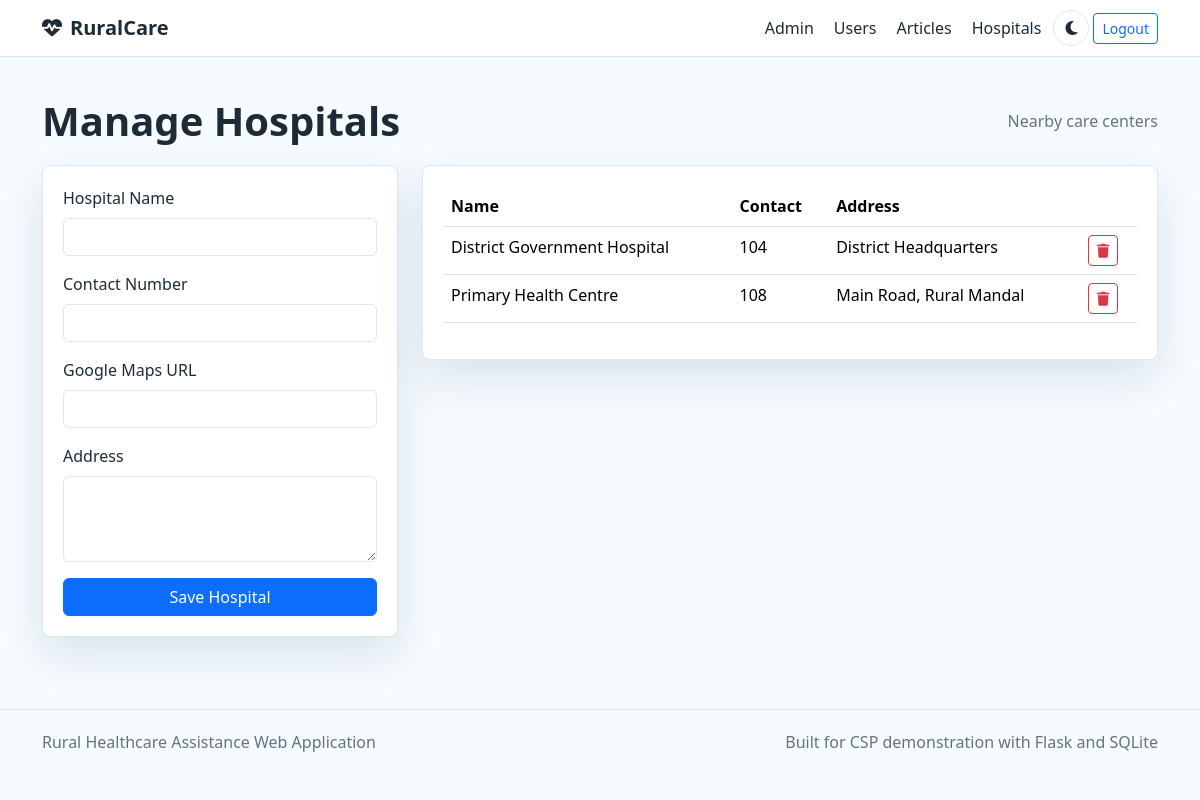
The app's page /admin/hospitals (signed in) with its own data.
### models.py (models this page shows)
class Hospital(db.Model):
    id = db.Column(db.Integer, primary_key=True)
    name = db.Column(db.String(160), nullable=False)
    address = db.Column(db.Text, nullable=False)
    contact_number = db.Column(db.String(20), nullable=False)
    map_url = db.Column(db.String(500))

### routes/admin.py (the view, shortened to what this page needs)
@admin_bp.route("/hospitals", methods=["GET", "POST"])
@admin_required
def hospitals():
    form = HospitalForm()
    hospitals = Hospital.query.order_by(Hospital.name.asc()).all()
    return render_template("admin_hospitals.html", form=form, hospitals=hospitals)

### forms.py
class HospitalForm(FlaskForm):
    name = StringField("Hospital Name", validators=[DataRequired(), Length(max=160)])
    address = TextAreaField("Address", validators=[DataRequired()])
    contact_number = StringField("Contact Number", validators=[DataRequired(), Length(max=20)])
    map_url = StringField("Google Maps URL", validators=[Optional(), Length(max=500)])
    submit = SubmitField("Save Hospital")

### models.py (called while the page is built)
@login_manager.user_loader
def load_user(user_id):
    return User.query.get(int(user_id))

### routes/admin.py (called while the page is built)
def admin_required(view):
    @wraps(view)
    @login_required
    def wrapped(*args, **kwargs):
        if not current_user.is_admin:
            abort(403)
        return view(*args, **kwargs)
    return wrapped

### templates/admin_hospitals.html
{% extends "base.html" %}
{% block content %}
<section class="container py-4">
  <div class="page-head"><h1>Manage Hospitals</h1><span>Nearby care centers</span></div>
  <div class="row g-4">
    <div class="col-lg-4"><form method="post" class="panel">{{ form.hidden_tag() }}{% for field in [form.name, form.contact_number, form.map_url] %}<div class="mb-3">{{ field.label(class="form-label") }}{{ field(class="form-control") }}</div>{% endfor %}<div class="mb-3">{{ form.address.label(class="form-label") }}{{ form.address(class="form-control", rows=3) }}</div>{{ form.submit(class="btn btn-primary w-100") }}</form></div>
    <div class="col-lg-8"><div class="panel table-responsive"><table class="table"><thead><tr><th>Name</th><th>Contact</th><th>Address</th><th></th></tr></thead><tbody>{% for hospital in hospitals %}<tr><td>{{ hospital.name }}</td><td>{{ hospital.contact_number }}</td><td>{{ hospital.address }}</td><td><form method="post" action="{{ url_for('admin.delete_hospital', hospital_id=hospital.id) }}">{{ form.csrf_token }}<button class="btn btn-sm btn-outline-danger"><i class="fa-solid fa-trash"></i></button></form></td></tr>{% else %}<tr><td colspan="4">No hospitals.</td></tr>{% endfor %}</tbody></table></div></div>
  </div>
</section>
{% endblock %}

### static/css/style.css (style rules this page uses)
:root { --bg: #f6fbff; --panel: #ffffff; --text: #1d2b36; --muted: #627382; --primary: #0b77c5; --primary-dark: #07558e; --success: #18a058; --line: #dbe8f2; --shadow: 0 18px 45px rgba(20, 57, 85, 0.12); }
body { background: var(--bg); color: var(--text); font-family: "Segoe UI", system-ui, sans-serif; }
.panel, .feature-card { background: var(--panel); border: 1px solid var(--line); border-radius: 8px; box-shadow: var(--shadow); padding: 1.25rem; }
.page-head { display: flex; justify-content: space-between; gap: 1rem; align-items: center; margin-bottom: 1.25rem; }
.page-head h1 { font-weight: 800; margin: 0; }
.page-head span { color: var(--muted); }
.table { color: var(--text); }
.form-control, .form-select { background: var(--panel); color: var(--text); border-color: var(--line); }

### records on screen
Hospital: name "District Government Hospital", contact_number "104", address "District Headquarters"
Hospital: name "Primary Health Centre", contact_number "108", address "Main Road, Rural Mandal"

### other values on screen
{{ field.label(class="form-label") }} "Hospital Name" "Contact Number" "Google Maps URL"
